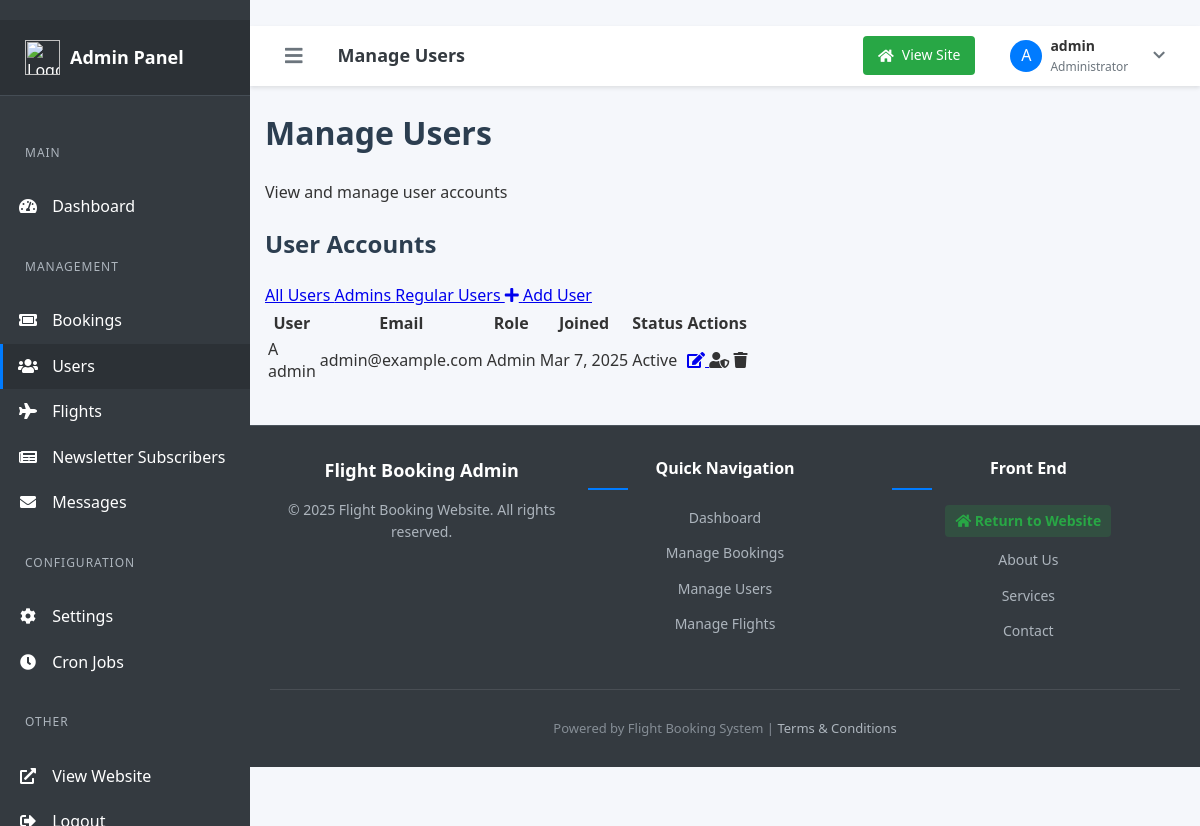
The page /admin/users.php (signed in) on the database its author committed.
### tables this page shows
CREATE TABLE users (
    id INT AUTO_INCREMENT PRIMARY KEY,
    username VARCHAR(50) NOT NULL UNIQUE,
    email VARCHAR(100) NOT NULL UNIQUE,
    password VARCHAR(255) NOT NULL,
    role ENUM('user', 'admin') DEFAULT 'user',
    two_factor_secret VARCHAR(255) NULL,
    two_factor_enabled TINYINT(1) NOT NULL DEFAULT 0,
    failed_login_attempts INT DEFAULT 0,
    lockout_until DATETIME NULL,
    last_login_at DATETIME NULL,
    reset_token VARCHAR(100) NULL,
    token_expiry DATETIME NULL,
    admin_reset BOOLEAN DEFAULT 0,
    twofa_reset_token VARCHAR(100) NULL,
    twofa_reset_expiry DATETIME NULL,
    admin_2fa_reset BOOLEAN DEFAULT 0,
    deletion_requested DATETIME NULL,
    deletion_token VARCHAR(64) NULL,
    created_at TIMESTAMP DEFAULT CURRENT_TIMESTAMP,
    updated_at TIMESTAMP DEFAULT CURRENT_TIMESTAMP ON UPDATE CURRENT_TIMESTAMP
);

### classes/User.php (called while the page is built, shortened)
<?php
class User
{
    protected $db;
    public function __construct($database)
    {
        $this->db = $database;
    }
    public function getAllUsers()
    {
        $stmt = $this->db->query("SELECT * FROM users ORDER BY created_at DESC");
        return $stmt->fetchAll(PDO::FETCH_ASSOC);
    }
}

### admin/users.php (the view, shortened to what this page needs)
<?php
require_once '../inc/db.php';
require_once '../classes/User.php';
$userObj = new User($pdo);
$currentAdminId = $_SESSION['user_id'];
$role = isset($_GET['role']) ? $_GET['role'] : 'all';
$users = ($role === 'all') ? $userObj->getAllUsers() : $userObj->getUsersByRole($role);
include 'includes/header.php';
?>
<div class="container mx-auto px-4 py-6">
    <div class="mb-6">
        <h1 class="text-2xl font-bold text-gray-800 mb-2">Manage Users</h1>
        <p class="text-gray-600">View and manage user accounts</p>
    </div>
    <div class="bg-white rounded-lg shadow-sm border border-gray-200 overflow-hidden">
        <div class="px-6 py-4 border-b border-gray-200">
            <div class="flex justify-between items-center">
                <h2 class="text-lg font-semibold text-gray-800">User Accounts</h2>
                <div class="flex space-x-2">
                    <a href="?role=all" class="px-3 py-1 rounded-full text-sm <?php echo $role === 'all' ? 'bg-blue-600 text-white' : 'bg-gray-100 text-gray-800 hover:bg-gray-200'; ?> transition">
                        All Users
                    </a>
                    <a href="?role=admin" class="px-3 py-1 rounded-full text-sm <?php echo $role === 'admin' ? 'bg-blue-600 text-white' : 'bg-gray-100 text-gray-800 hover:bg-gray-200'; ?> transition">
                        Admins
                    </a>
                    <a href="?role=user" class="px-3 py-1 rounded-full text-sm <?php echo $role === 'user' ? 'bg-blue-600 text-white' : 'bg-gray-100 text-gray-800 hover:bg-gray-200'; ?> transition">
                        Regular Users
                    </a>
                    <a href="add-user.php" class="px-3 py-1.5 rounded-md text-sm bg-green-600 text-white hover:bg-green-700 transition">
                        <i class="fas fa-plus mr-1"></i> Add User
                    </a>
                </div>
            </div>
        </div>
        <div class="overflow-x-auto">
            <table class="min-w-full divide-y divide-gray-200">
                <thead class="bg-gray-50">
                    <tr>
                        <th scope="col" class="px-6 py-3 text-left text-xs font-medium text-gray-500 uppercase tracking-wider">User</th>
                        <th scope="col" class="px-6 py-3 text-left text-xs font-medium text-gray-500 uppercase tracking-wider">Email</th>
                        <th scope="col" class="px-6 py-3 text-left text-xs font-medium text-gray-500 uppercase tracking-wider">Role</th>
                        <th scope="col" class="px-6 py-3 text-left text-xs font-medium text-gray-500 uppercase tracking-wider">Joined</th>
                        <th scope="col" class="px-6 py-3 text-left text-xs font-medium text-gray-500 uppercase tracking-wider">Status</th>
                        <th scope="col" class="px-6 py-3 text-right text-xs font-medium text-gray-500 uppercase tracking-wider">Actions</th>
                    </tr>
                </thead>
                <tbody class="bg-white divide-y divide-gray-200">
                    <?php if (empty($users)): ?>
                        <tr>
                            <td colspan="6" class="px-6 py-4 text-center text-gray-500">No users found.</td>
                        </tr>
                    <?php else: ?>
                        <?php foreach ($users as $user): ?>
                            <tr class="hover:bg-gray-50">
                                <td class="px-6 py-4 whitespace-nowrap">
                                    <div class="flex items-center">
                                        <div class="flex-shrink-0 h-10 w-10 bg-blue-100 rounded-full flex items-center justify-center text-blue-700 font-bold">
                                            <?php echo strtoupper(substr($user['username'], 0, 1)); ?>
                                        </div>
                                        <div class="ml-4">
                                            <div class="text-sm font-medium text-gray-900"><?php echo htmlspecialchars($user['username']); ?></div>
                                        </div>
                                    </div>
                                </td>
                                <td class="px-6 py-4 whitespace-nowrap">
                                    <div class="text-sm text-gray-900"><?php echo htmlspecialchars($user['email']); ?></div>
                                </td>
                                <td class="px-6 py-4 whitespace-nowrap">
                                    <span class="px-2 py-1 inline-flex text-xs leading-5 font-semibold rounded-full <?php echo $user['role'] === 'admin' ? 'bg-purple-100 text-purple-800' : 'bg-blue-100 text-blue-800'; ?>">
                                        <?php echo ucfirst(htmlspecialchars($user['role'])); ?>
                                    </span>
                                </td>
                                <td class="px-6 py-4 whitespace-nowrap text-sm text-gray-500">
                                    <?php echo date('M j, Y', strtotime($user['created_at'])); ?>
                                </td>
                                <td class="px-6 py-4 whitespace-nowrap">
                                    <span class="px-2 py-1 inline-flex text-xs leading-5 font-semibold rounded-full bg-green-100 text-green-800">
                                        Active
                                    </span>
                                </td>
                                <td class="px-6 py-4 whitespace-nowrap text-right text-sm font-medium">
                                    <div class="flex justify-end space-x-2">
                                        <a href="edit-user.php?id=<?php echo $user['id']; ?>" class="text-blue-600 hover:text-blue-900" title="Edit User">
                                            <i class="fas fa-edit"></i>
                                        </a>
                                        <?php if ($user['id'] != $currentAdminId): ?>
                                            <button onclick="changeRole(<?php echo $user['id']; ?>, '<?php echo $user['role'] === 'admin' ? 'user' : 'admin'; ?>')" class="text-purple-600 hover:text-purple-900" title="<?php echo $user['role'] === 'admin' ? 'Make Standard User' : 'Make Administrator'; ?>">
                                                <i class="fas fa-user-shield"></i>
                                            </button>
                                            <button onclick="confirmDeleteUser(<?php echo $user['id']; ?>, '<?php echo htmlspecialchars($user['username']); ?>')" class="text-red-600 hover:text-red-900" title="Delete User">
                                                <i class="fas fa-trash"></i>
                                            </button>
                                        <?php else: ?>
                                            <span class="text-gray-400 cursor-not-allowed" title="Cannot modify your own account">
                                                <i class="fas fa-user-shield"></i>
                                            </span>
                                            <span class="text-gray-400 cursor-not-allowed" title="Cannot delete your own account">
                                                <i class="fas fa-trash"></i>
                                            </span>
                                        <?php endif; ?>
                                    </div>
                                </td>
                            </tr>
                        <?php endforeach; ?>
                    <?php endif; ?>
                </tbody>
            </table>
        </div>
    </div>
</div>
<?php include 'includes/footer.php'; ?>

### assets/css/main.css (style rules this page uses)
body { font-family: Arial, sans-serif; line-height: 1.6; margin: 0; padding: 0; color: #333; background-color: #f9f9f9; }
.container { width: 90%; max-width: 1200px; margin: 0 auto; padding: 20px; }
h1, h2, h3 { color: #2c3e50; }

### assets/css/admin.css (style rules this page uses)
body { background-color: #f4f4f4; font-family: Arial, sans-serif; }

### assets/css/responsive.css (style rules this page uses)
html { box-sizing: border-box; }
*, *::before, *::after { box-sizing: inherit; }
body { margin: 0; font-family: Arial, sans-serif; }
.container { width: 100%; max-width: 1200px; margin: 0 auto; padding: 0 15px; }

### admin/includes/header.php (style rules this page uses)
body { font-family: 'Segoe UI', Tahoma, Geneva, Verdana, sans-serif; background-color: #f5f7fb; margin: 0; padding: 0; color: #333; }

### rows shown on the page
users: username "A", username "admin", email "admin@example.com", role "Admin", created_at "Mar 7, 2025"

### other values the page prints
$firstLetter "A"
$_SESSION['username'] "admin"
